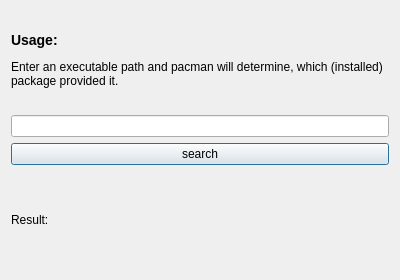
<?xml version="1.0" encoding="UTF-8"?>
<ui version="4.0">
 <class>DlgWhatProvidesMe</class>
 <widget class="QWidget" name="DlgWhatProvidesMe">
  <property name="geometry">
   <rect>
    <x>0</x>
    <y>0</y>
    <width>400</width>
    <height>280</height>
   </rect>
  </property>
  <property name="windowTitle">
   <string>What provides me</string>
  </property>
  <layout class="QVBoxLayout" name="verticalLayout">
   <item>
    <widget class="QLabel" name="label">
     <property name="text">
      <string>&lt;h3&gt;Usage:&lt;/h3&gt;Enter an executable path and pacman will determine, which (installed) package provided it.</string>
     </property>
     <property name="wordWrap">
      <bool>true</bool>
     </property>
    </widget>
   </item>
   <item>
    <widget class="LineEdit" name="lineEdit"/>
   </item>
   <item>
    <widget class="QPushButton" name="pushButton">
     <property name="text">
      <string>search</string>
     </property>
     <property name="default">
      <bool>true</bool>
     </property>
    </widget>
   </item>
   <item>
    <widget class="QLabel" name="result">
     <property name="text">
      <string>Result:</string>
     </property>
     <property name="wordWrap">
      <bool>true</bool>
     </property>
     <property name="textInteractionFlags">
      <set>Qt::TextSelectableByKeyboard|Qt::TextSelectableByMouse</set>
     </property>
    </widget>
   </item>
  </layout>
 </widget>
 <customwidgets>
  <customwidget>
   <class>LineEdit</class>
   <extends>QLineEdit</extends>
   <header>src/ui/lineedit.h</header>
  </customwidget>
 </customwidgets>
 <resources/>
 <connections/>
</ui>
